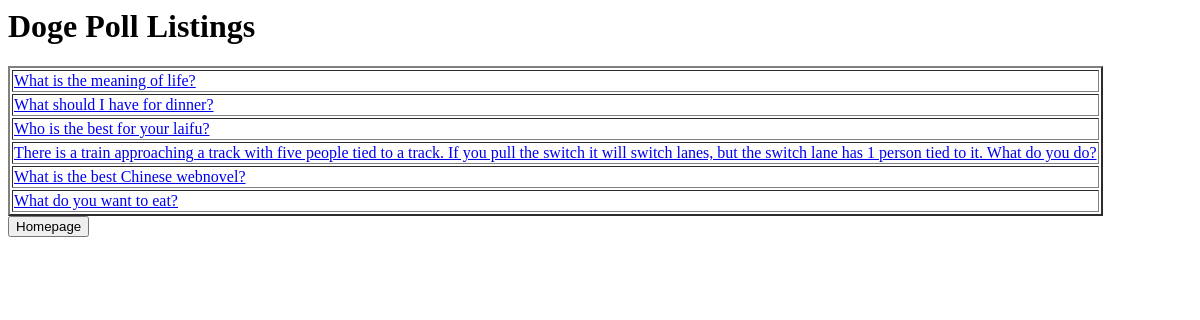
The app's page /view_all.php, older data.
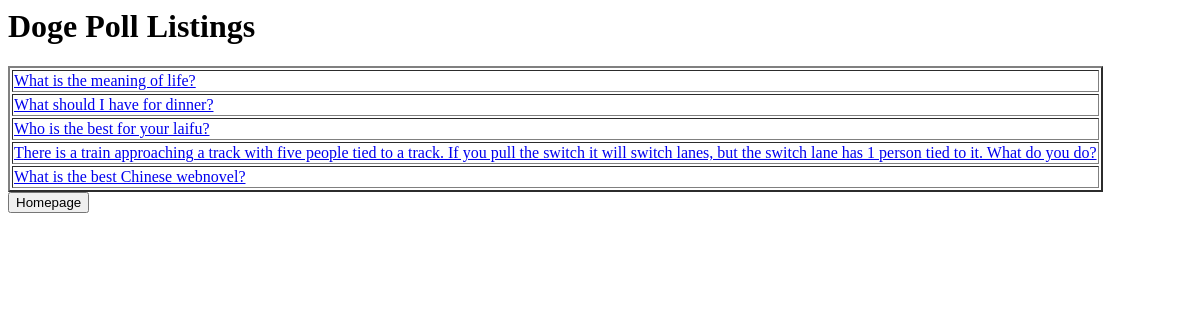
The same page, newer data.
### tables this page shows
CREATE TABLE `pollform` (
  `pollid` mediumint(9) NOT NULL,
  `pollq` varchar(255) NOT NULL,
  `ch_one` varchar(100) NOT NULL,
  `ch_two` varchar(100) NOT NULL,
  `ch_three` varchar(100) NOT NULL,
  `ch_one_count` smallint(6) NOT NULL DEFAULT '0',
  `ch_two_count` smallint(6) NOT NULL DEFAULT '0',
  `ch_three_count` smallint(6) NOT NULL DEFAULT '0'
);

### view_all.php (the view, shortened to what this page needs)
<html>
<head>
</head>
<body>
	<h1>Doge Poll Listings</h1>
</body>
</html>
<?php
require_once 'dbconnect.php';
$query = "SELECT * FROM pollform";
$result = mysqli_query($link, $query);
if(!$result){
		echo "<br>Wow, much error.";
	}
	else
	{
    echo "<table>";
    echo "<table border='2'>";
    while($row = mysqli_fetch_array($result)) {
    	echo "<tr><td>";
      echo "<a href='view.php?id=".$row['pollid']."'>".$row['pollq']."</a>";
    	echo "</td></tr>";
    }
    echo "</table>";
	}
?>
<form action="index.php" method="post">
 <input type="submit" value="Homepage" /><br>
</form>

Row changes from the older to the newer data that the page shows:
removed pollform: pollq "What do you want to eat?"
